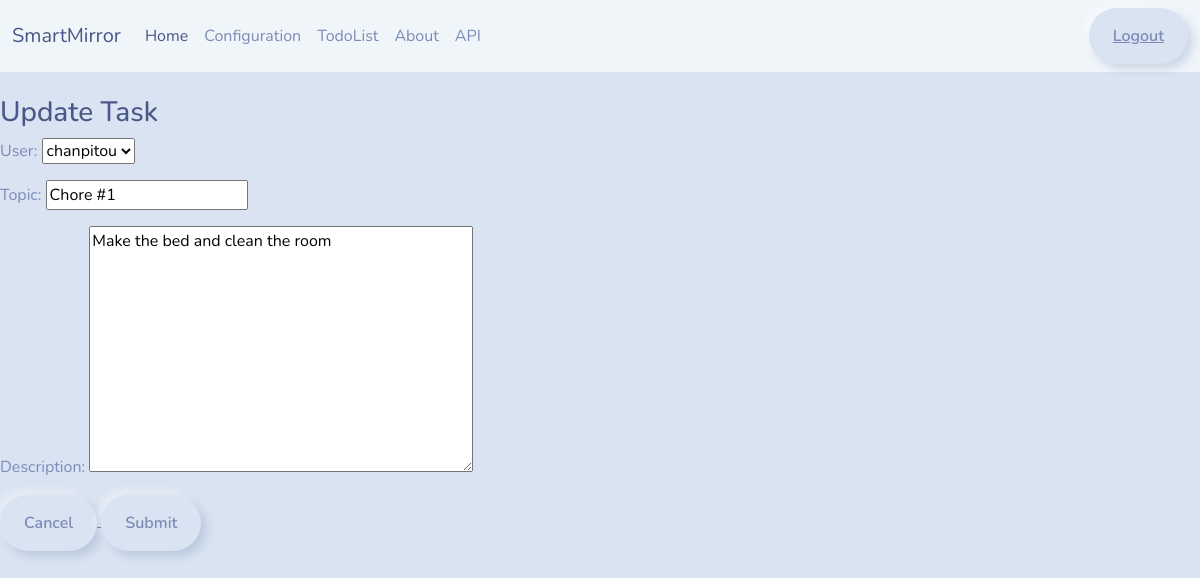
Page /updatetask/14/ (signed in) on the committed database.
### base/models.py (models this page shows, shortened)
class Task(models.Model):
    user = models.ForeignKey(User, on_delete=models.SET_NULL, null=True)
    topic = models.CharField(max_length=200, null=False)
    description = models.TextField(null=True)
    updated = models.DateTimeField(auto_now=True)
    created = models.DateTimeField(auto_now_add=True)

### base/views.py (the view)
# urls.py: path("updatetask/<str:pk>/", views.updateTask, name="update-task"),
@login_required(login_url="login")
def updateTask(request, pk):
    task = Task.objects.get(id=pk)
    form = TaskForm(instance=task)
    if request.method == "POST":
        task.topic = request.POST.get("topic")
        task.description = request.POST.get("description")
        task.save()
        return redirect("tasks", pk=request.user.id)
    context = {"form": form}
    return render(request, "base/update_task.html", context)

### base/forms.py
class TaskForm(ModelForm):
    class Meta:
        model = Task
        fields = "__all__"

### base/templates/base/update_task.html
{% extends 'main.html' %} {% block content %}
<br />
<div>
    <h3>Update Task</h3>
    <form action="" method="POST">
        {% csrf_token %} {{form.as_p}}
        <a href="{%url 'tasks' request.user.id %}">
            <button type="submit" class="btn btn-primary">Cancel</button>
        </a>
        <button type="submit" class="btn btn-primary">Submit</button>
    </form>
</div>
{% endblock content %}

### rows in the picture
Task: user "chanpitou", topic "Chore #1", description "Make the bed and clean the room"
